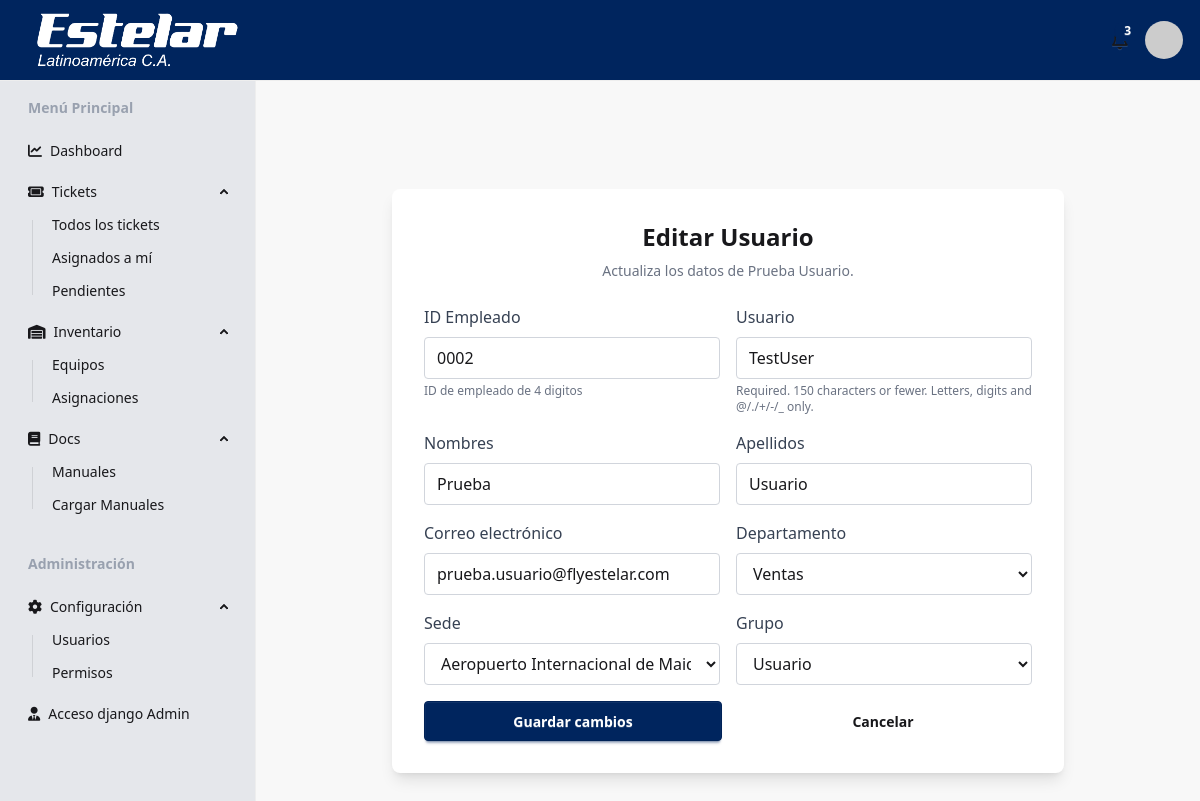
Screenshot of /users/view/5/edit/ (signed in) with the database file from the repository.
### users/models.py (models this page shows, shortened)
class usuario(AbstractUser):
    validador_empleado = RegexValidator(
        regex=r'^\d{4}',
        message="el numero de empleado debe tener 4 digitos"
    )
    ID_empleado = models.CharField(
        max_length=4,
        unique=True,
        validators=[validador_empleado],
        help_text="ID de empleado de 4 digitos",
        default="0000"
    )
    USERNAME_FIELD = 'ID_empleado'
    departamento = models.ForeignKey(
        'departamento',
        on_delete=models.SET_NULL,
        null=True,
        related_name='usuarios'
        )
    sede = models.ForeignKey(
        'sede',
        on_delete=models.SET_NULL,
        null=True,
        related_name='usuarios'
        )
    REQUIRED_FIELDS = ['username', 'email']

### users/views.py (the view)
# urls.py: path('view/<int:user_id>/edit/', views.user_edit, name='user_edit'),
@login_required
def user_edit(request, user_id):
    user_model = get_user_model()
    usuario = get_object_or_404(user_model, pk=user_id)
    if request.method == 'POST':
        form = UsuarioUpdateForm(request.POST, instance=usuario)
        if form.is_valid():
            form.save()
            messages.success(request, 'Usuario actualizado correctamente.')
            return redirect('user_view')
    else:
        form = UsuarioUpdateForm(instance=usuario)
    return render(request, 'user_edit.html', {'form': form, 'usuario': usuario})

### users/models.py (called while the page is built)
    def __str__(self):
        return self.nombre

    def __str__(self):
        return self.nombre

### users/templates/user_edit.html (shortened to what this page needs)
{% extends 'base.html' %}
{% block content %}
<div class="flex items-center justify-center h-full">
    <div class="w-full max-w-2xl bg-base-100 p-8 rounded-lg shadow-lg">
        <h2 class="text-2xl font-bold mb-2 text-center">Editar Usuario</h2>
        <p class="text-sm text-gray-500 mb-6 text-center">Actualiza los datos de {{ usuario.get_full_name|default:usuario.username }}.</p>
        <form method="post" class="space-y-4">
            <div class="grid grid-cols-1 md:grid-cols-2 gap-4">
                {% for field in form.visible_fields %}
                    <div>
                        <label for="{{ field.id_for_label }}" class="block text-gray-700 mb-2">{{ field.label }}</label>
                        {{ field }}
                        {% if field.help_text %}
                            <p class="text-xs text-gray-500 mt-1">{{ field.help_text }}</p>
                        {% endif %}
                    </div>
                {% endfor %}
            </div>
            <div class="flex flex-col sm:flex-row gap-3">
                <button type="submit" class="btn btn-primary flex-1">Guardar cambios</button>
                <a href="{% url 'user_view' %}" class="btn btn-ghost flex-1">Cancelar</a>
            </div>
        </form>
    </div>
</div>
{% endblock %}

### rows the page displays
usuario: get_full_name "Prueba Usuario", visible_fields "0002" "TestUser" "Prueba" "Usuario" "prueba.usuario@flyestelar.com" "Ventas" "Aeropuerto Internacional de Maiquetía"

### other values shown
{{ field.label }} "ID Empleado" "Usuario" "Nombres" "Apellidos" "Correo electrónico" "Departamento" "Sede" "Grupo"
{{ field.help_text }} "ID de empleado de 4 digitos" "Required. 150 characters or fewer. Letters, digits and @/./+/-/_ only."
